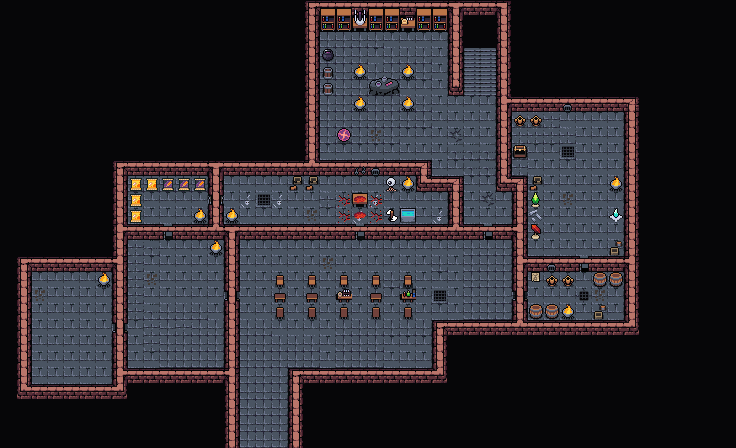

Rendered tile map (Tiled .tmx) drawn with the repository's tilesets; below, a short description and the map source with its tile grids summarised:
An orthogonal 46x28 tile map with 16x16 px tiles, 6 tile layers (Collision, BackgroundSub, Background, Walls, ...), 4 tilesets and 34 objects.

<map version="1.10" tiledversion="1.10.1" orientation="orthogonal" renderorder="right-down" width="46" height="28" tilewidth="16" tileheight="16" infinite="0" nextlayerid="20" nextobjectid="200">
 <editorsettings>
  <export format="tmx" />
 </editorsettings>
 <tileset firstgid="1" source="../../tileset/main.tsx" />
 <tileset firstgid="10113" source="../../tileset/buildings.tsx" />
 <tileset firstgid="11905" source="../../tileset/buildings-nocollide.tsx" />
 <tileset firstgid="13697" source="../../tileset/main-nocollide.tsx" />
 <layer id="17" name="Collision" width="46" height="28">
  <data>[1288 cells, 623 non-empty, 8 distinct tile ids]</data>
 </layer>
 <layer id="18" name="BackgroundSub" width="46" height="28">
  <data>[1288 cells, 16 non-empty, 1 distinct tile ids]</data>
 </layer>
 <layer id="13" name="Background" width="46" height="28" locked="1">
  <data>[1288 cells, 933 non-empty, 40 distinct tile ids]</data>
 </layer>
 <layer id="15" name="Walls" width="46" height="28">
  <data>[1288 cells, 27 non-empty, 10 distinct tile ids]</data>
 </layer>
 <layer id="16" name="Clutter" width="46" height="28">
  <properties>
   <property name="spriteLayer" type="bool" value="true" />
  </properties>
  <data>[1288 cells, 77 non-empty, 36 distinct tile ids]</data>
 </layer>
 <layer id="19" name="AboveSprites" width="46" height="28">
  <data>[1288 cells, 8 non-empty, 3 distinct tile ids]</data>
 </layer>
 <objectgroup id="12" name="Objects" opacity="0.9" offsetx="2.65789" offsety="6.89474">
  <object id="114" template="../../obj/entry_up.tx" x="238.009" y="408.886" width="48" height="31.3333">
   <properties>
    <property name="direction" value="up" />
    <property name="teleport" value="../common/maps/map/tibalt/tibalt.tmx" />
   </properties>
  </object>
  <object id="115" template="../../obj/gold.tx" x="587.213" y="138.537" />
  <object id="117" template="../../obj/enemy.tx" x="159.319" y="212.121">
   <properties>
    <property name="enemy" value="Devil of Tibalt" />
    <property name="threatRange" type="int" value="30" />
   </properties>
  </object>
  <object id="119" template="../../obj/enemy.tx" x="349.865" y="189.94">
   <properties>
    <property name="enemy" value="Torturer" />
    <property name="reward">[
  {
    "type": "item",
    "probability": 1,
    "count": 1,
    "itemName": "Torturer's Key"
  }
]
</property>
    <property name="spawn.Hard" type="bool" value="true" />
    <property name="threatRange" type="int" value="20" />
   </properties>
  </object>
  <object id="136" template="../../obj/enemy.tx" x="434.191" y="249.907">
   <properties>
    <property name="enemy" value="Horror of Tibalt" />
    <property name="threatRange" type="int" value="60" />
    <property name="waypoints" value="196,185,186,185" />
   </properties>
  </object>
  <object id="141" template="../../obj/treasure.tx" x="545.836" y="124.508">
   <properties>
    <property name="reward">[{
  "type": "randomCard",
  "count": 1,
  "rarity": [ "rare", "mythic rare" ],
  "colors": [ "colorID" ]
},{
  "type": "randomCard",
  "count": 4,
  "rarity": [ "uncommon" ],
  "addMaxCount": 2
}]</property>
    <property name="spawn.Hard" type="bool" value="false" />
   </properties>
  </object>
  <object id="150" template="../../obj/enemy.tx" x="373.676" y="136.772">
   <properties>
    <property name="enemy" value="Necromancer" />
    <property name="spawn.Hard" type="bool" value="true" />
    <property name="threatRange" type="int" value="60" />
    <property name="waypoints" value="183,181,182,181" />
   </properties>
  </object>
  <object id="166" template="../../obj/enemy.tx" x="56.8421" y="320.605">
   <properties>
    <property name="enemy" value="Demon of Tibalt" />
    <property name="threatRange" type="int" value="40" />
    <property name="waypoints" value="191,190" />
   </properties>
  </object>
  <object id="167" template="../../obj/enemy.tx" x="162.342" y="302.105">
   <properties>
    <property name="enemy" value="Demon of Tibalt" />
    <property name="threatRange" type="int" value="40" />
    <property name="waypoints" value="193,195" />
   </properties>
  </object>
  <object id="168" template="../../obj/gold.tx" x="584.842" y="148.605" />
  <object id="169" template="../../obj/gold.tx" x="598.342" y="158.605" />
  <object id="170" template="../../obj/gold.tx" x="597.842" y="141.605" />
  <object id="171" template="../../obj/gold.tx" x="586.842" y="164.105" />
  <object id="172" template="../../obj/manashards.tx" x="317.675" y="40.7719" />
  <object id="173" template="../../obj/manashards.tx" x="412.342" y="216.105" />
  <object id="174" template="../../obj/manashards.tx" x="511.009" y="169.105" />
  <object id="178" template="../../obj/enemy.tx" x="339.342" y="334.439">
   <properties>
    <property name="enemy" value="Devil of Tibalt" />
    <property name="threatRange" type="int" value="60" />
    <property name="waypoints" value="188,189,187,189" />
   </properties>
  </object>
  <object id="179" template="../../obj/booster.tx" x="570.009" y="124.105">
   <properties>
    <property name="reward">[
  {
    "editions": [ "ISD" ],
    "type": "card",
    "count": 10,
    "rarity": [ "Common" ]
  },
  {
    "editions": [ "ISD" ],
    "type": "card",
    "count": 3,
    "rarity": [ "Uncommon" ]
  },
  {
    "editions": [ "ISD" ],
    "type": "card",
    "count": 3,
    "rarity": [ "Rare", "Mythic Rare" ]
  }
]
</property>
   </properties>
  </object>
  <object id="181" template="../../obj/waypoint.tx" x="423.009" y="57.1053" />
  <object id="182" template="../../obj/waypoint.tx" x="347.342" y="45.1053" />
  <object id="183" template="../../obj/waypoint.tx" x="421.008" y="138.105" />
  <object id="184" template="../../obj/gate.tx" x="577.342" y="285.439" width="11.6666" height="22">
   <properties>
    <property name="dialog">[{
    "text":"This door is locked",
    "options":[
    { "name":"go away" },
    {      
        "name":"unlock with Torturer's key",     
        "condition":[{"item":"Torturer's Key"}],    
        "text":"The gate is unlocked",
        "options":[{"name":"continue", "action":[ {"deleteMapObject":-1},{"removeItem":"Torturer's Key"}]} ]
    }
    ]
}]</property>
   </properties>
  </object>
  <object id="185" template="../../obj/waypoint.tx" x="486.342" y="253.772" />
  <object id="186" template="../../obj/waypoint.tx" x="486.675" y="307.772" />
  <object id="187" template="../../obj/waypoint.tx" x="242.009" y="253.105" />
  <object id="188" template="../../obj/waypoint.tx" x="405.675" y="356.105" />
  <object id="189" template="../../obj/waypoint.tx" x="244.009" y="352.772" />
  <object id="190" template="../../obj/waypoint.tx" x="35.3421" y="369.105" />
  <object id="191" template="../../obj/waypoint.tx" x="90.6754" y="302.106" />
  <object id="193" template="../../obj/waypoint.tx" x="188.009" y="268.772" />
  <object id="195" template="../../obj/waypoint.tx" x="142.676" y="344.772" />
  <object id="196" template="../../obj/waypoint.tx" x="344.342" y="253.772" />
  <object id="197" template="../../obj/waypoint.tx" x="470.342" y="121.439" />
  <object id="198" template="../../obj/door_up.tx" x="460.629" y="57.1811" width="32.7127" height="15.9998" rotation="359.74">
   <properties>
    <property name="direction" value="left" />
    <property name="teleport" value="../common/maps/map/tibalt/tibalt_f2.tmx" />
    <property name="teleportObjectId" value="114" />
   </properties>
  </object>
 </objectgroup>
</map>
